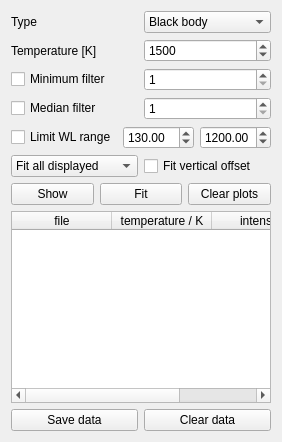
       <widget class="QWidget" name="continuum_tab">
        <attribute name="title">
         <string>Continuum</string>
        </attribute>
        <layout class="QVBoxLayout" name="verticalLayout_7">
         <item>
          <layout class="QHBoxLayout" name="horizontalLayout_15">
           <item>
            <widget class="QLabel" name="label_11">
             <property name="text">
              <string>Type</string>
             </property>
            </widget>
           </item>
           <item>
            <widget class="QComboBox" name="comboBox_3">
             <item>
              <property name="text">
               <string>Black body</string>
              </property>
             </item>
            </widget>
           </item>
          </layout>
         </item>
         <item>
          <layout class="QHBoxLayout" name="horizontalLayout_16">
           <item>
            <widget class="QLabel" name="label_12">
             <property name="text">
              <string>Temperature [K]</string>
             </property>
            </widget>
           </item>
           <item>
            <widget class="QSpinBox" name="cont_T0">
             <property name="maximum">
              <number>999999</number>
             </property>
             <property name="singleStep">
              <number>100</number>
             </property>
             <property name="value">
              <number>1500</number>
             </property>
            </widget>
           </item>
          </layout>
         </item>
         <item>
          <layout class="QHBoxLayout" name="horizontalLayout_17">
           <item>
            <widget class="QCheckBox" name="cont_minfilter_check">
             <property name="text">
              <string>Minimum filter</string>
             </property>
            </widget>
           </item>
           <item>
            <widget class="QSpinBox" name="cont_minfilter_num">
             <property name="minimum">
              <number>1</number>
             </property>
             <property name="maximum">
              <number>9999</number>
             </property>
             <property name="singleStep">
              <number>1</number>
             </property>
             <property name="value">
              <number>1</number>
             </property>
            </widget>
           </item>
          </layout>
         </item>
         <item>
          <layout class="QHBoxLayout" name="horizontalLayout_23">
           <item>
            <widget class="QCheckBox" name="cont_medfilter_check">
             <property name="text">
              <string>Median filter</string>
             </property>
            </widget>
           </item>
           <item>
            <widget class="QSpinBox" name="cont_medfilter_num">
             <property name="minimum">
              <number>1</number>
             </property>
             <property name="maximum">
              <number>9999</number>
             </property>
             <property name="singleStep">
              <number>2</number>
             </property>
             <property name="value">
              <number>1</number>
             </property>
            </widget>
           </item>
          </layout>
         </item>
         <item>
          <layout class="QHBoxLayout" name="horizontalLayout_26">
           <item>
            <widget class="QCheckBox" name="cont_limit_range_check">
             <property name="text">
              <string>Limit WL range</string>
             </property>
            </widget>
           </item>
           <item>
            <widget class="QDoubleSpinBox" name="cont_min_wl_box">
             <property name="maximum">
              <double>9999.899999999999636</double>
             </property>
             <property name="singleStep">
              <double>1.000000000000000</double>
             </property>
             <property name="value">
              <double>130.000000000000000</double>
             </property>
            </widget>
           </item>
           <item>
            <widget class="QDoubleSpinBox" name="cont_max_wl_box">
             <property name="maximum">
              <double>9999.989999999999782</double>
             </property>
             <property name="singleStep">
              <double>1.000000000000000</double>
             </property>
             <property name="value">
              <double>1200.000000000000000</double>
             </property>
            </widget>
           </item>
          </layout>
         </item>
         <item>
          <layout class="QHBoxLayout" name="horizontalLayout_25">
           <item>
            <widget class="QComboBox" name="cont_fit_what_combobox">
             <item>
              <property name="text">
               <string>Fit all displayed</string>
              </property>
             </item>
             <item>
              <property name="text">
               <string>Fit all checked</string>
              </property>
             </item>
            </widget>
           </item>
           <item>
            <widget class="QCheckBox" name="cont_fit_y0_check">
             <property name="text">
              <string>Fit vertical offset</string>
             </property>
            </widget>
           </item>
          </layout>
         </item>
         <item>
          <layout class="QHBoxLayout" name="horizontalLayout_18">
           <item>
            <widget class="QPushButton" name="show_continuum_btn">
             <property name="text">
              <string>Show</string>
             </property>
            </widget>
           </item>
           <item>
            <widget class="QPushButton" name="fit_continuum_btn">
             <property name="text">
              <string>Fit</string>
             </property>
            </widget>
           </item>
           <item>
            <widget class="QPushButton" name="clear_continuum_btn">
             <property name="text">
              <string>Clear plots</string>
             </property>
            </widget>
           </item>
          </layout>
         </item>
         <item>
          <widget class="QTableWidget" name="cont_fit_results_table">
           <property name="contextMenuPolicy">
            <enum>Qt::ContextMenuPolicy::CustomContextMenu</enum>
           </property>
           <column>
            <property name="text">
             <string>file</string>
            </property>
           </column>
           <column>
            <property name="text">
             <string>temperature / K</string>
            </property>
           </column>
           <column>
            <property name="text">
             <string>intensity</string>
            </property>
           </column>
          </widget>
         </item>
         <item>
          <layout class="QHBoxLayout" name="horizontalLayout_24">
           <item>
            <widget class="QPushButton" name="cont_save_btn">
             <property name="text">
              <string>Save data</string>
             </property>
            </widget>
           </item>
           <item>
            <widget class="QPushButton" name="cont_clear_data_btn">
             <property name="text">
              <string>Clear data</string>
             </property>
            </widget>
           </item>
          </layout>
         </item>
        </layout>
       </widget>
